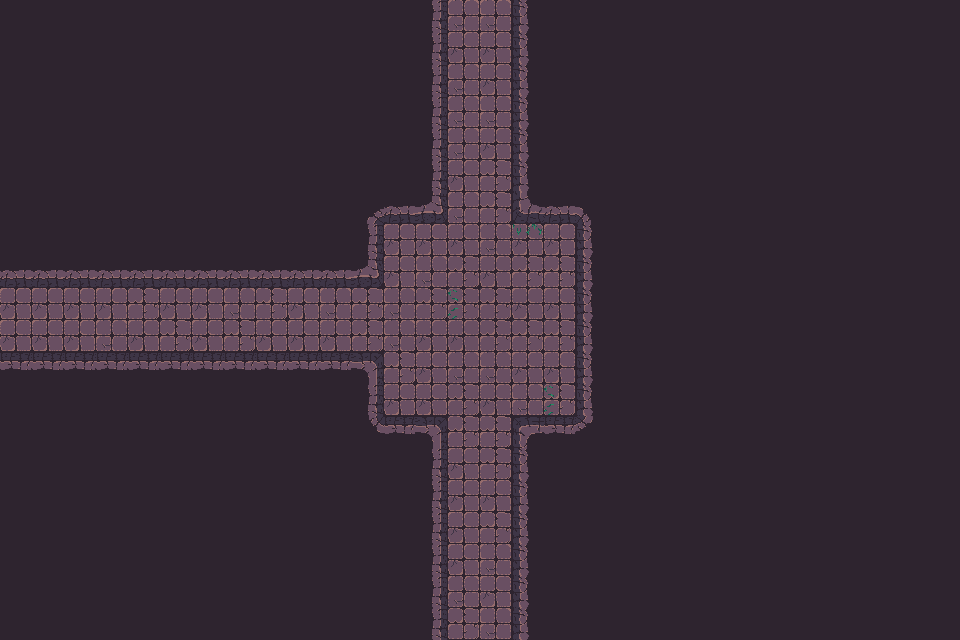

A 2D game scene composited from a Tiled map and its tileset images. What follows is a short description and the map's XML, with every tile layer's data as written:
An orthogonal 30x20 tile map with 32x32 px tiles, 3 tile layers (Walls, Decor, Items), 2 tilesets and 58 objects.

<map version="1.10" tiledversion="1.11.2" orientation="orthogonal" renderorder="right-down" width="30" height="20" tilewidth="32" tileheight="32" infinite="0" nextlayerid="3" nextobjectid="1">
    <tileset firstgid="1" name="Town Tileset" tilewidth="32" tileheight="32" tilecount="64" columns="8">
        <image source="../../../tiles/World H Tileset.png" trans="ff00ff" width="256" height="256" />
        <tile id="4">
            <objectgroup draworder="index" id="2">
                <object id="1" x="0" y="0" width="32" height="32" />
            </objectgroup>
        </tile>
        <tile id="5">
            <objectgroup draworder="index" id="2">
                <object id="1" x="0" y="0" width="32" height="32" />
            </objectgroup>
        </tile>
        <tile id="6">
            <objectgroup draworder="index" id="2">
                <object id="1" x="0" y="0" width="32" height="32" />
            </objectgroup>
        </tile>
        <tile id="7">
            <objectgroup draworder="index" id="2">
                <object id="1" x="0" y="0" width="32" height="32" />
            </objectgroup>
        </tile>
        <tile id="8">
            <objectgroup draworder="index" id="2">
                <object id="1" x="0" y="0" width="32" height="32" />
            </objectgroup>
        </tile>
        <tile id="10">
            <objectgroup draworder="index" id="2">
                <object id="1" x="0" y="32" width="32" height="0" />
            </objectgroup>
        </tile>
        <tile id="11">
            <objectgroup draworder="index" id="2">
                <object id="1" x="0" y="32" width="32" height="0" />
                <object id="2" x="32" y="0" width="0" height="32" />
            </objectgroup>
        </tile>
        <tile id="12">
            <objectgroup draworder="index" id="2">
                <object id="1" x="32" y="0" width="0" height="32" />
            </objectgroup>
        </tile>
        <tile id="13">
            <objectgroup draworder="index" id="2">
                <object id="1" x="0" y="32" width="32" height="0" />
                <object id="2" x="0" y="32" width="32" height="0" />
                <object id="3" x="0" y="0" width="0" height="32" />
            </objectgroup>
        </tile>
        <tile id="14">
            <objectgroup draworder="index" id="2">
                <object id="1" x="0" y="0" width="0" height="32" />
            </objectgroup>
        </tile>
        <tile id="16">
            <objectgroup draworder="index" id="2">
                <object id="1" x="0" y="0" width="32" height="32" />
            </objectgroup>
        </tile>
        <tile id="24">
            <objectgroup draworder="index" id="2">
                <object id="1" x="0" y="0" width="32" height="32" />
            </objectgroup>
        </tile>
    </tileset>
    <tileset firstgid="65" name="Dungeon Crawler Tileset" tilewidth="32" tileheight="32" tilecount="100" columns="10">
        <image source="../../../tiles/Dungeon_Tile.png" trans="" width="320" height="320" />
        <tile id="2">
            <objectgroup draworder="index" id="2">
                <object id="1" x="0" y="0" width="32" height="32" />
            </objectgroup>
        </tile>
        <tile id="3">
            <objectgroup draworder="index" id="2">
                <object id="1" x="0" y="0" width="32" height="32" />
            </objectgroup>
        </tile>
        <tile id="4">
            <objectgroup draworder="index" id="2">
                <object id="1" x="0" y="0" width="32" height="32" />
            </objectgroup>
        </tile>
        <tile id="5">
            <objectgroup draworder="index" id="2">
                <object id="1" x="0" y="0" width="32" height="32" />
            </objectgroup>
        </tile>
        <tile id="6">
            <objectgroup draworder="index" id="2">
                <object id="1" x="0" y="0" width="32" height="32" />
            </objectgroup>
        </tile>
        <tile id="8">
            <objectgroup draworder="index" id="2">
                <object id="1" x="0" y="0" width="32" height="32" />
            </objectgroup>
        </tile>
        <tile id="12">
            <objectgroup draworder="index" id="2">
                <object id="1" x="0" y="0" width="32" height="32" />
            </objectgroup>
        </tile>
        <tile id="13">
            <objectgroup draworder="index" id="2">
                <object id="1" x="0" y="0" width="32" height="32" />
            </objectgroup>
        </tile>
        <tile id="14">
            <objectgroup draworder="index" id="2">
                <object id="1" x="0" y="0" width="32" height="32" />
            </objectgroup>
        </tile>
        <tile id="15">
            <objectgroup draworder="index" id="2">
                <object id="1" x="0" y="0" width="32" height="32" />
            </objectgroup>
        </tile>
        <tile id="16">
            <objectgroup draworder="index" id="2">
                <object id="1" x="0" y="0" width="32" height="32" />
            </objectgroup>
        </tile>
        <tile id="18">
            <objectgroup draworder="index" id="2">
                <object id="1" x="0" y="0" width="32" height="32" />
            </objectgroup>
        </tile>
        <tile id="22">
            <objectgroup draworder="index" id="2">
                <object id="1" x="0" y="0" width="32" height="32" />
            </objectgroup>
        </tile>
        <tile id="23">
            <objectgroup draworder="index" id="2">
                <object id="1" x="0" y="0" width="32" height="32" />
            </objectgroup>
        </tile>
        <tile id="24">
            <objectgroup draworder="index" id="2">
                <object id="1" x="0" y="0" width="32" height="32" />
            </objectgroup>
        </tile>
        <tile id="25">
            <objectgroup draworder="index" id="2">
                <object id="1" x="0" y="0" width="32" height="32" />
            </objectgroup>
        </tile>
        <tile id="26">
            <objectgroup draworder="index" id="2">
                <object id="1" x="0" y="0" width="32" height="32" />
            </objectgroup>
        </tile>
        <tile id="28">
            <objectgroup draworder="index" id="2">
                <object id="1" x="0" y="0" width="32" height="32" />
            </objectgroup>
        </tile>
        <tile id="32">
            <objectgroup draworder="index" id="2">
                <object id="1" x="0" y="0" width="32" height="32" />
            </objectgroup>
        </tile>
        <tile id="33">
            <objectgroup draworder="index" id="2">
                <object id="1" x="0" y="0" width="32" height="32" />
            </objectgroup>
        </tile>
        <tile id="34">
            <objectgroup draworder="index" id="2">
                <object id="1" x="0" y="0" width="32" height="32" />
            </objectgroup>
        </tile>
        <tile id="35">
            <objectgroup draworder="index" id="2">
                <object id="1" x="0" y="0" width="32" height="32" />
            </objectgroup>
        </tile>
        <tile id="36">
            <objectgroup draworder="index" id="2">
                <object id="1" x="0" y="0" width="32" height="32" />
            </objectgroup>
        </tile>
        <tile id="38">
            <objectgroup draworder="index" id="2">
                <object id="1" x="0" y="0" width="32" height="32" />
            </objectgroup>
        </tile>
        <tile id="42">
            <objectgroup draworder="index" id="2">
                <object id="1" x="0" y="0" width="32" height="32" />
            </objectgroup>
        </tile>
        <tile id="43">
            <objectgroup draworder="index" id="2">
                <object id="1" x="0" y="0" width="32" height="32" />
            </objectgroup>
        </tile>
        <tile id="44">
            <objectgroup draworder="index" id="2">
                <object id="1" x="0" y="0" width="32" height="32" />
            </objectgroup>
        </tile>
        <tile id="45">
            <objectgroup draworder="index" id="2">
                <object id="1" x="0" y="0" width="32" height="32" />
            </objectgroup>
        </tile>
        <tile id="46">
            <objectgroup draworder="index" id="2">
                <object id="1" x="0" y="0" width="32" height="32" />
            </objectgroup>
        </tile>
        <tile id="48">
            <objectgroup draworder="index" id="2">
                <object id="1" x="0" y="0" width="32" height="32" />
            </objectgroup>
        </tile>
        <tile id="52">
            <objectgroup draworder="index" id="2">
                <object id="1" x="0" y="0" width="32" height="32" />
            </objectgroup>
        </tile>
        <tile id="53">
            <objectgroup draworder="index" id="2">
                <object id="1" x="0" y="0" width="32" height="32" />
            </objectgroup>
        </tile>
        <tile id="54">
            <objectgroup draworder="index" id="2">
                <object id="1" x="0" y="0" width="32" height="32" />
            </objectgroup>
        </tile>
        <tile id="55">
            <objectgroup draworder="index" id="2">
                <object id="1" x="0" y="0" width="32" height="32" />
            </objectgroup>
        </tile>
        <tile id="56">
            <objectgroup draworder="index" id="2">
                <object id="1" x="0" y="0" width="32" height="32" />
            </objectgroup>
        </tile>
        <tile id="58">
            <objectgroup draworder="index" id="2">
                <object id="1" x="0" y="0" width="32" height="32" />
            </objectgroup>
        </tile>
        <tile id="62">
            <objectgroup draworder="index" id="2">
                <object id="1" x="0" y="0" width="32" height="32" />
            </objectgroup>
        </tile>
        <tile id="63">
            <objectgroup draworder="index" id="2">
                <object id="1" x="0" y="0" width="32" height="32" />
            </objectgroup>
        </tile>
        <tile id="64">
            <objectgroup draworder="index" id="2">
                <object id="1" x="0" y="0" width="32" height="32" />
            </objectgroup>
        </tile>
        <tile id="65">
            <objectgroup draworder="index" id="2">
                <object id="1" x="0" y="0" width="32" height="32" />
            </objectgroup>
        </tile>
        <tile id="66">
            <objectgroup draworder="index" id="2">
                <object id="1" x="0" y="0" width="32" height="32" />
            </objectgroup>
        </tile>
        <tile id="68">
            <objectgroup draworder="index" id="2">
                <object id="1" x="0" y="0" width="32" height="32" />
            </objectgroup>
        </tile>
        <tile id="80">
            <objectgroup draworder="index" id="2">
                <object id="1" x="0" y="0" width="32" height="32" />
            </objectgroup>
        </tile>
    </tileset>
    <layer id="1" name="Walls" width="30" height="20">
        <data encoding="csv">
122,122,122,122,122,122,122,122,122,122,122,122,122,77,66,66,79,122,122,122,122,122,122,122,122,122,122,122,122,122,
122,122,122,122,122,122,122,122,122,122,122,122,122,77,75,75,79,122,122,122,122,122,122,122,122,122,122,122,122,122,
122,122,122,122,122,122,122,122,122,122,122,122,122,77,66,75,79,122,122,122,122,122,122,122,122,122,122,122,122,122,
122,122,122,122,122,122,122,122,122,122,122,122,122,77,66,66,79,122,122,122,122,122,122,122,122,122,122,122,122,122,
122,122,122,122,122,122,122,122,122,122,122,122,122,77,66,75,79,122,122,122,122,122,122,122,122,122,122,122,122,122,
122,122,122,122,122,122,122,122,122,122,122,122,122,77,75,65,79,122,122,122,122,122,122,122,122,122,122,122,122,122,
122,122,122,122,122,122,122,122,122,122,122,67,68,103,66,65,100,68,69,122,122,122,122,122,122,122,122,122,122,122,
122,122,122,122,122,122,122,122,122,122,122,77,75,75,75,66,75,75,79,122,122,122,122,122,122,122,122,122,122,122,
68,68,68,68,68,68,68,68,68,68,68,103,75,66,65,75,65,65,79,122,122,122,122,122,122,122,122,122,122,122,
75,75,75,75,65,75,75,66,65,75,66,65,66,65,65,65,75,75,79,122,122,122,122,122,122,122,122,122,122,122,
75,75,75,66,75,65,75,65,75,75,75,65,66,75,75,65,65,65,79,122,122,122,122,122,122,122,122,122,122,122,
88,88,88,88,88,88,88,88,88,88,88,73,65,75,66,66,75,75,79,122,122,122,122,122,122,122,122,122,122,122,
122,122,122,122,122,122,122,122,122,122,122,77,75,75,65,75,66,65,79,122,122,122,122,122,122,122,122,122,122,122,
122,122,122,122,122,122,122,122,122,122,122,87,88,73,65,65,70,88,89,122,122,122,122,122,122,122,122,122,122,122,
122,122,122,122,122,122,122,122,122,122,122,122,122,77,75,65,79,122,122,122,122,122,122,122,122,122,122,122,122,122,
122,122,122,122,122,122,122,122,122,122,122,122,122,77,75,75,79,122,122,122,122,122,122,122,122,122,122,122,122,122,
122,122,122,122,122,122,122,122,122,122,122,122,122,77,75,65,79,122,122,122,122,122,122,122,122,122,122,122,122,122,
122,122,122,122,122,122,122,122,122,122,122,122,122,77,75,66,79,122,122,122,122,122,122,122,122,122,122,122,122,122,
122,122,122,122,122,122,122,122,122,122,122,122,122,77,66,75,79,122,122,122,122,122,122,122,122,122,122,122,122,122,
122,122,122,122,122,122,122,122,122,122,122,122,122,77,65,66,79,122,122,122,122,122,122,122,122,122,122,122,122,122
        </data>
    </layer>
    <layer id="1" name="Decor" width="30" height="20">
        <data encoding="csv">
133,133,133,133,133,133,133,133,133,133,133,133,133,133,133,133,133,133,133,133,133,133,133,133,133,133,133,133,133,133,
133,133,133,133,133,133,133,133,133,133,133,133,133,133,133,133,133,133,133,133,133,133,133,133,133,133,133,133,133,133,
133,133,133,133,133,133,133,133,133,133,133,133,133,133,133,133,133,133,133,133,133,133,133,133,133,133,133,133,133,133,
133,133,133,133,133,133,133,133,133,133,133,133,133,133,133,133,133,133,133,133,133,133,133,133,133,133,133,133,133,133,
133,133,133,133,133,133,133,133,133,133,133,133,133,133,133,133,133,133,133,133,133,133,133,133,133,133,133,133,133,133,
133,133,133,133,133,133,133,133,133,133,133,133,133,133,133,133,133,133,133,133,133,133,133,133,133,133,133,133,133,133,
133,133,133,133,133,133,133,133,133,133,133,133,133,133,133,133,133,133,133,133,133,133,133,133,133,133,133,133,133,133,
133,133,133,133,133,133,133,133,133,133,133,133,133,133,133,133,138,133,133,133,133,133,133,133,133,133,133,133,133,133,
133,133,133,133,133,133,133,133,133,133,133,133,133,133,133,133,133,133,133,133,133,133,133,133,133,133,133,133,133,133,
133,133,133,133,133,133,133,133,133,133,133,133,133,133,139,133,133,133,133,133,133,133,133,133,133,133,133,133,133,133,
133,133,133,133,133,133,133,133,133,133,133,133,133,133,133,133,133,133,133,133,133,133,133,133,133,133,133,133,133,133,
133,133,133,133,133,133,133,133,133,133,133,133,133,133,133,133,133,133,133,133,133,133,133,133,133,133,133,133,133,133,
133,133,133,133,133,133,133,133,133,133,133,133,133,133,133,133,133,139,133,133,133,133,133,133,133,133,133,133,133,133,
133,133,133,133,133,133,133,133,133,133,133,133,133,133,133,133,133,133,133,133,133,133,133,133,133,133,133,133,133,133,
133,133,133,133,133,133,133,133,133,133,133,133,133,133,133,133,133,133,133,133,133,133,133,133,133,133,133,133,133,133,
133,133,133,133,133,133,133,133,133,133,133,133,133,133,133,133,133,133,133,133,133,133,133,133,133,133,133,133,133,133,
133,133,133,133,133,133,133,133,133,133,133,133,133,133,133,133,133,133,133,133,133,133,133,133,133,133,133,133,133,133,
133,133,133,133,133,133,133,133,133,133,133,133,133,133,133,133,133,133,133,133,133,133,133,133,133,133,133,133,133,133,
133,133,133,133,133,133,133,133,133,133,133,133,133,133,133,133,133,133,133,133,133,133,133,133,133,133,133,133,133,133,
133,133,133,133,133,133,133,133,133,133,133,133,133,133,133,133,133,133,133,133,133,133,133,133,133,133,133,133,133,133
        </data>
    </layer>
    <layer id="1" name="Items" width="30" height="20">
        <data encoding="csv">
133,133,133,133,133,133,133,133,133,133,133,133,133,133,133,133,133,133,133,133,133,133,133,133,133,133,133,133,133,133,
133,133,133,133,133,133,133,133,133,133,133,133,133,133,133,133,133,133,133,133,133,133,133,133,133,133,133,133,133,133,
133,133,133,133,133,133,133,133,133,133,133,133,133,133,133,133,133,133,133,133,133,133,133,133,133,133,133,133,133,133,
133,133,133,133,133,133,133,133,133,133,133,133,133,133,133,133,133,133,133,133,133,133,133,133,133,133,133,133,133,133,
133,133,133,133,133,133,133,133,133,133,133,133,133,133,133,133,133,133,133,133,133,133,133,133,133,133,133,133,133,133,
133,133,133,133,133,133,133,133,133,133,133,133,133,133,133,133,133,133,133,133,133,133,133,133,133,133,133,133,133,133,
133,133,133,133,133,133,133,133,133,133,133,133,133,133,133,133,133,133,133,133,133,133,133,133,133,133,133,133,133,133,
133,133,133,133,133,133,133,133,133,133,133,133,133,133,133,133,133,133,133,133,133,133,133,133,133,133,133,133,133,133,
133,133,133,133,133,133,133,133,133,133,133,133,133,133,133,133,133,133,133,133,133,133,133,133,133,133,133,133,133,133,
133,133,133,133,133,133,133,133,133,133,133,133,133,133,133,133,133,133,133,133,133,133,133,133,133,133,133,133,133,133,
133,133,133,133,133,133,133,133,133,133,133,133,133,133,133,133,133,133,133,133,133,133,133,133,133,133,133,133,133,133,
133,133,133,133,133,133,133,133,133,133,133,133,133,133,133,133,133,133,133,133,133,133,133,133,133,133,133,133,133,133,
133,133,133,133,133,133,133,133,133,133,133,133,133,133,133,133,133,133,133,133,133,133,133,133,133,133,133,133,133,133,
133,133,133,133,133,133,133,133,133,133,133,133,133,133,133,133,133,133,133,133,133,133,133,133,133,133,133,133,133,133,
133,133,133,133,133,133,133,133,133,133,133,133,133,133,133,133,133,133,133,133,133,133,133,133,133,133,133,133,133,133,
133,133,133,133,133,133,133,133,133,133,133,133,133,133,133,133,133,133,133,133,133,133,133,133,133,133,133,133,133,133,
133,133,133,133,133,133,133,133,133,133,133,133,133,133,133,133,133,133,133,133,133,133,133,133,133,133,133,133,133,133,
133,133,133,133,133,133,133,133,133,133,133,133,133,133,133,133,133,133,133,133,133,133,133,133,133,133,133,133,133,133,
133,133,133,133,133,133,133,133,133,133,133,133,133,133,133,133,133,133,133,133,133,133,133,133,133,133,133,133,133,133,
133,133,133,133,133,133,133,133,133,133,133,133,133,133,133,133,133,133,133,133,133,133,133,133,133,133,133,133,133,133
        </data>
    </layer>
</map>
